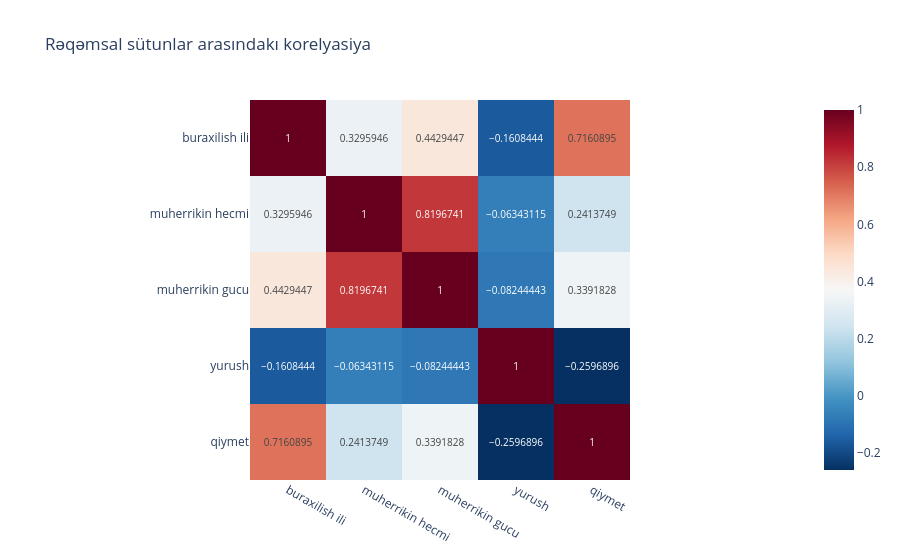

The cell this chart's notebook holds for it:
### Code cell
# Yalnız rəqəmsal sütunları seçirik
import plotly.express as px
numeric_df = df.select_dtypes(include='number')

# Korelyasiya matrisi
corr_matrix = numeric_df.corr()
fig = px.imshow(
    corr_matrix,
    text_auto=True,       # hər xanada rəqəmi göstərir
    color_continuous_scale='RdBu_r',  # qırmızı-mavi rəng skalası
    title='Rəqəmsal sütunlar arasındakı korelyasiya'
)

fig.show()

### Figure 1 — Plotly figure (JSON) as saved in the notebook; plotly's stock layout.template omitted (floating-point values rounded to 4 significant figures)
{"data": [{"coloraxis": "coloraxis", "hovertemplate": "x: %{x}<br>y: %{y}<br>color: %{z}<extra></extra>", "name": "0", "texttemplate": "%{z}", "type": "heatmap", "x": ["buraxilish ili", "muherrikin hecmi", "muherrikin gucu", "yurush", "qiymet"], "xaxis": "x", "y": ["buraxilish ili", "muherrikin hecmi", "muherrikin gucu", "yurush", "qiymet"], "yaxis": "y", "z": [[1, 0.3296, 0.4429, -0.1608, 0.7161], [0.3296, 1, 0.8197, -0.06343, 0.2414], [0.4429, 0.8197, 1, -0.08244, 0.3392], [-0.1608, -0.06343, -0.08244, 1, -0.2597], [0.7161, 0.2414, 0.3392, -0.2597, 1]]}], "layout": {"coloraxis": {"colorscale": [[0, "rgb(5,48,97)"], [0.1, "rgb(33,102,172)"], [0.2, "rgb(67,147,195)"], [0.3, "rgb(146,197,222)"], [0.4, "rgb(209,229,240)"], [0.5, "rgb(247,247,247)"], [0.6, "rgb(253,219,199)"], [0.7, "rgb(244,165,130)"], [0.8, "rgb(214,96,77)"], [0.9, "rgb(178,24,43)"], [1, "rgb(103,0,31)"]]}, "title": {"text": "Rəqəmsal sütunlar arasındakı korelyasiya"}, "xaxis": {"anchor": "y", "constrain": "domain", "domain": [0, 1], "scaleanchor": "y"}, "yaxis": {"anchor": "x", "autorange": "reversed", "constrain": "domain", "domain": [0, 1]}}}
